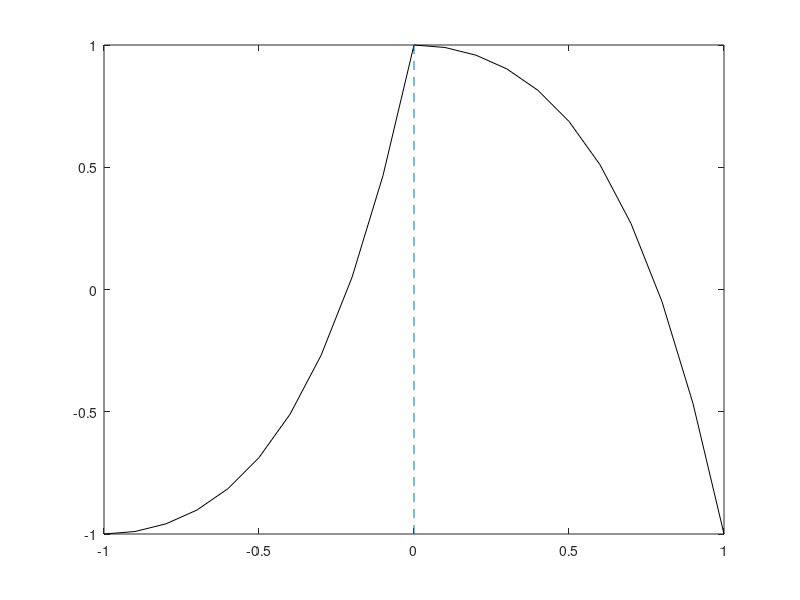

This figure's MATLAB source:
% example from the help document
% remember that the coeff are local 
% which means given interval [x1,x2], and coeff [a,b,c,d]
% the polynomial is given by a(x-x1)^3 + b(x-x1)^2 + c(x-x1) + d
% so in this case [-8,-4] cc = [-1/4,1,0]
% the polynomial is -1/4 (x + 8)^2 + (x + 8)

% subplot(2,2,1)
% cc = [-1/4 1 0]; 
% pp1 = mkpp([-8 -4],cc);
% xx1 = -8:0.1:-4; 
% plot(xx1,ppval(pp1,xx1),'k-')
% 
% subplot(2,2,2)
% pp2 = mkpp([-4 0],-cc);
% xx2 = -4:0.1:0; 
% plot(xx2,ppval(pp2,xx2),'k-')
% 
% subplot(2,1,2)
% pp = mkpp([-8 -4 0 4 8],[cc;-cc;cc;-cc]);
% xx = -8:0.1:8;
% plot(xx,ppval(pp,xx),'k-')
% hold on
% line([-4 -4],ylim,'LineStyle','--')
% line([0 0],ylim,'LineStyle','--')
% line([4 4],ylim,'LineStyle','--')
% hold off


cc = [1 0 1 0 -1];
x0 = -1;
x1 = 0;
x2 = 1;
pp = mkpp([x0,x1,x2],[cc;-cc]);
xx = x0:0.1:x2;
plot(xx,ppval(pp,xx),'k-')
hold on
line([0,0],ylim,'LineStyle','--')
hold off


% f = [1;1;2;2];
% a = 0;
% b = 3;
% pp = cubicSpline(f,a,b);
% xx = a:0.1:b;
% subplot(2,1,1);
% plot(xx,ppval(pp,xx),'k-')
% hold on
% ylim([0,2.5]);
% line([1,1],ylim,'LineStyle','--')
% line([2,2],ylim,'LineStyle','--')
% line([3,3],ylim,'LineStyle','--')
% 
% subplot(2,1,2)
% x = 0 : 3
% pps = spline(x,f)
% plot(xx,ppval(pps,xx),'k-')
% ylim([0,2.5]);
% hold on
% line([1,1],ylim,'LineStyle','--')
% line([2,2],ylim,'LineStyle','--')
% line([3,3],ylim,'LineStyle','--')

% f = @(x) 1./(1 + x.^2);
% n = 11;
% x = linspace(-5,5,n);
% I = [-5,5]
% ff = f(x);
% a = -5;
% b = 5;
% pp = cubicSpline(ff,a,b);
% xx = a : 0.1 : b;
% plot(xx,ppval(pp,xx),'r-')
% hold on
% fplot(f,I,'k:')
% legend('spline','f')